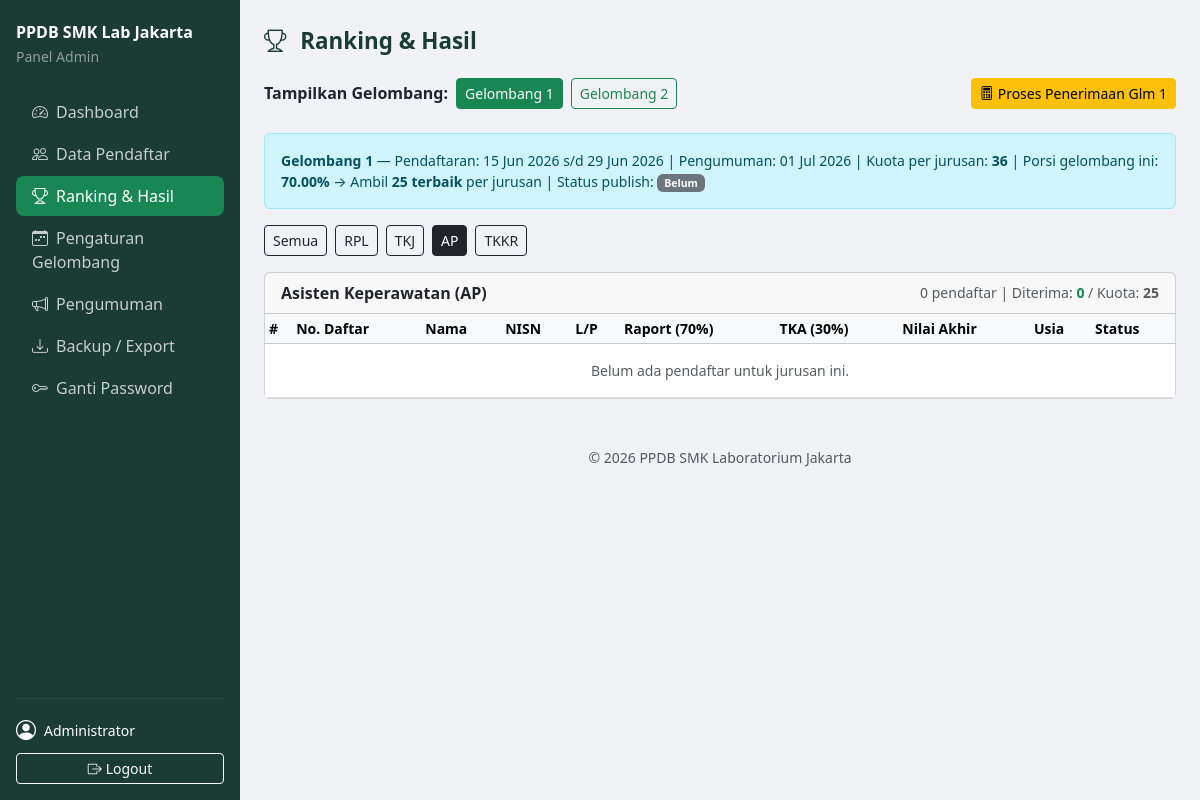
Screenshot of /admin_dashboard.php?page=ranking&gelombang=1&jurusan=Asisten+Keperawatan+(AP) (signed in) with the database file from the repository.
### tables this page shows
CREATE TABLE `gelombang` (
  `id` int NOT NULL AUTO_INCREMENT,
  `gelombang` tinyint NOT NULL COMMENT '1 atau 2',
  `tanggal_buka` date NOT NULL,
  `tanggal_tutup` date NOT NULL,
  `tanggal_pengumuman` date NOT NULL,
  `kuota_per_jurusan` int NOT NULL DEFAULT 36,
  `persen_gelombang` decimal(5,2) NOT NULL DEFAULT 70.00 COMMENT 'Glm1=70, Glm2=30',
  `is_published` tinyint(1) NOT NULL DEFAULT 0,
  `published_at` timestamp NULL DEFAULT NULL,
  `created_at` timestamp NULL DEFAULT CURRENT_TIMESTAMP,
  PRIMARY KEY (`id`),
  UNIQUE KEY `gelombang` (`gelombang`)
);

### admin/ranking.php (the view, shortened to what this page needs)
<?php
$jurusan_list = [
    'Rekayasa Perangkat Lunak (RPL)',
    'Teknik Komputer dan Jaringan (TKJ)',
    'Asisten Keperawatan (AP)',
    'Tata Kecantikan Kulit dan Rambut (TKKR)',
];
$short = ['Rekayasa Perangkat Lunak (RPL)'=>'RPL','Teknik Komputer dan Jaringan (TKJ)'=>'TKJ','Asisten Keperawatan (AP)'=>'AP','Tata Kecantikan Kulit dan Rambut (TKKR)'=>'TKKR'];
$gel_rows = $conn->query("SELECT * FROM gelombang ORDER BY gelombang")->fetchAll();
$gel_map  = [];
foreach ($gel_rows as $g) $gel_map[$g['gelombang']] = $g;
$fGel     = $_GET['gelombang'] ?? '1';
$fJurusan = $_GET['jurusan']   ?? '';
$g        = $gel_map[(int)$fGel] ?? null;
$kuota_glm = $g ? (int)round($g['kuota_per_jurusan'] * $g['persen_gelombang'] / 100) : 0;
?>
<div class="d-flex flex-wrap gap-2 align-items-center mb-4">
    <span class="fw-semibold">Tampilkan Gelombang:</span>
    <?php foreach ($gel_rows as $g_btn): ?>
    <a href="?page=ranking&gelombang=<?= $g_btn['gelombang'] ?>&jurusan=<?= urlencode($fJurusan) ?>"
       class="btn btn-sm <?= (int)$fGel===$g_btn['gelombang']?'btn-success':'btn-outline-success' ?>">
        Gelombang <?= $g_btn['gelombang'] ?>
    </a>
    <?php endforeach; ?>
    <div class="ms-auto">
        <?php if ($g): ?>
        <form method="POST" class="d-inline" onsubmit="return confirm('Proses penerimaan Gelombang <?= $fGel ?>? Status semua pendaftar gelombang ini akan di-reset dan dihitung ulang.')">
            <button type="submit" class="btn btn-warning btn-sm">
                <i class="bi bi-calculator me-1"></i>Proses Penerimaan Glm <?= $fGel ?>
            </button>
        </form>
        <?php endif; ?>
    </div>
</div>
<?php if ($g): ?>
<div class="alert alert-info small mb-3">
    <strong>Gelombang <?= $fGel ?></strong> —
    Pendaftaran: <?= date('d M Y', strtotime($g['tanggal_buka'])) ?> s/d <?= date('d M Y', strtotime($g['tanggal_tutup'])) ?> |
    Pengumuman: <?= date('d M Y', strtotime($g['tanggal_pengumuman'])) ?> |
    Kuota per jurusan: <strong><?= $g['kuota_per_jurusan'] ?></strong> |
    Porsi gelombang ini: <strong><?= $g['persen_gelombang'] ?>%</strong> →
    Ambil <strong><?= $kuota_glm ?> terbaik</strong> per jurusan |
    Status publish: <?= $g['is_published'] ? '<span class="badge bg-success">Published</span>' : '<span class="badge bg-secondary">Belum</span>' ?>
</div>
<?php endif; ?>
<div class="mb-3 d-flex gap-2 flex-wrap">
    <a href="?page=ranking&gelombang=<?= $fGel ?>" class="btn btn-sm <?= !$fJurusan?'btn-dark':'btn-outline-dark' ?>">Semua</a>
    <?php foreach ($jurusan_list as $j): ?>
    <a href="?page=ranking&gelombang=<?= $fGel ?>&jurusan=<?= urlencode($j) ?>"
       class="btn btn-sm <?= $fJurusan===$j?'btn-dark':'btn-outline-dark' ?>">
        <?= $short[$j] ?>
    </a>
    <?php endforeach; ?>
</div>
<?php
$target_jurusan = $fJurusan ? [$fJurusan] : $jurusan_list;
foreach ($target_jurusan as $jurusan):
    $stmt = $conn->prepare("SELECT * FROM pendaftar WHERE gelombang=? AND jurusan=?
                            ORDER BY nilai_akhir DESC, usia DESC");
    $stmt->execute([$fGel, $jurusan]);
    $list = $stmt->fetchAll();
    $total_j = count($list);
    $diterima_j = count(array_filter($list, fn($r) => $r['status']==='diterima'));
?>
<div class="card mb-4">
    <div class="card-header d-flex justify-content-between align-items-center">
        <span class="fw-semibold"><?= htmlspecialchars($jurusan) ?></span>
        <span class="small text-muted">
            <?= $total_j ?> pendaftar |
            Diterima: <span class="text-success fw-bold"><?= $diterima_j ?></span> /
            Kuota: <span class="fw-bold"><?= $kuota_glm ?></span>
        </span>
    </div>
    <div class="card-body p-0">
    <div class="table-responsive">
    <table class="table table-sm table-hover mb-0 small">
        <thead class="table-light">
            <tr><th>#</th><th>No. Daftar</th><th>Nama</th><th>NISN</th><th>L/P</th>
                <th>Raport (70%)</th><th>TKA (30%)</th><th>Nilai Akhir</th><th>Usia</th><th>Status</th></tr>
        </thead>
        <tbody>
        <?php if (empty($list)): ?>
            <tr><td colspan="10" class="text-center py-3 text-muted">Belum ada pendaftar untuk jurusan ini.</td></tr>
        <?php else:
            $rank = 0;
            foreach ($list as $r):
                $rank++;
                $is_batas = ($rank === $kuota_glm + 1 && $r['lolos_usia']);
                if ($is_batas): ?>
                <tr><td colspan="10" class="bg-warning text-center small py-1 fw-semibold">
                    ── Batas Kuota (<?= $kuota_glm ?> terbaik) ──
                </td></tr>
                <?php endif;
                $badge = match($r['status']) { 'diterima'=>'bg-success', 'ditolak'=>'bg-danger', default=>'bg-warning text-dark' };
                $rowClass = match($r['status']) { 'diterima'=>'table-success', 'ditolak'=>'table-danger opacity-75', default=>'' };
            ?>
            <tr class="<?= $rowClass ?>">
                <td class="text-muted"><?= $rank ?></td>
                <td><?= htmlspecialchars($r['no_pendaftaran']) ?></td>
                <td><?= htmlspecialchars($r['nama']) ?></td>
                <td><?= htmlspecialchars($r['nisn']) ?></td>
                <td><?= $r['jenis_kelamin'] ?></td>
                <td class="text-center"><?= number_format($r['nilai_raport'], 2) ?></td>
                <td class="text-center"><?= number_format($r['nilai_tka'], 2) ?></td>
                <td class="text-center fw-bold"><?= number_format($r['nilai_akhir'], 2) ?></td>
                <td class="text-center">
                    <?= $r['usia'] ?>
                    <?php if (!$r['lolos_usia']): ?><span class="text-danger ms-1" title="Gugur usia">⚠</span><?php endif; ?>
                </td>
                <td><span class="badge <?= $badge ?>"><?= ucfirst($r['status']) ?></span></td>
            </tr>
            <?php endforeach; endif; ?>
        </tbody>
    </table>
    </div>
    </div>
</div>
<?php endforeach; ?>

### admin_dashboard.php (style rules this page uses)
:root { --sidebar-w: 240px; }
body { background: #f0f2f5; }

### rows the page displays
gelombang: gelombang "1", tanggal_buka "15 Jun 2026", tanggal_tutup "29 Jun 2026", tanggal_pengumuman "01 Jul 2026", kuota_per_jurusan "36", persen_gelombang "70.00", kuota_glm "25"
gelombang: gelombang "2"

### other values shown
$info['label'] "Dashboard"
$info['label'] "Data Pendaftar"
$info['label'] "Ranking & Hasil"
$info['label'] "Pengaturan Gelombang"
$info['label'] "Pengumuman"
$info['label'] "Backup / Export"
$info['label'] "Ganti Password"
$admin_name "Administrator"
$pages[$page]['label'] "Ranking & Hasil"
$fGel "1"
$short[$j] "RPL"
$short[$j] "TKJ"
$short[$j] "AP"
$short[$j] "TKKR"
$jurusan "Asisten Keperawatan (AP)"
